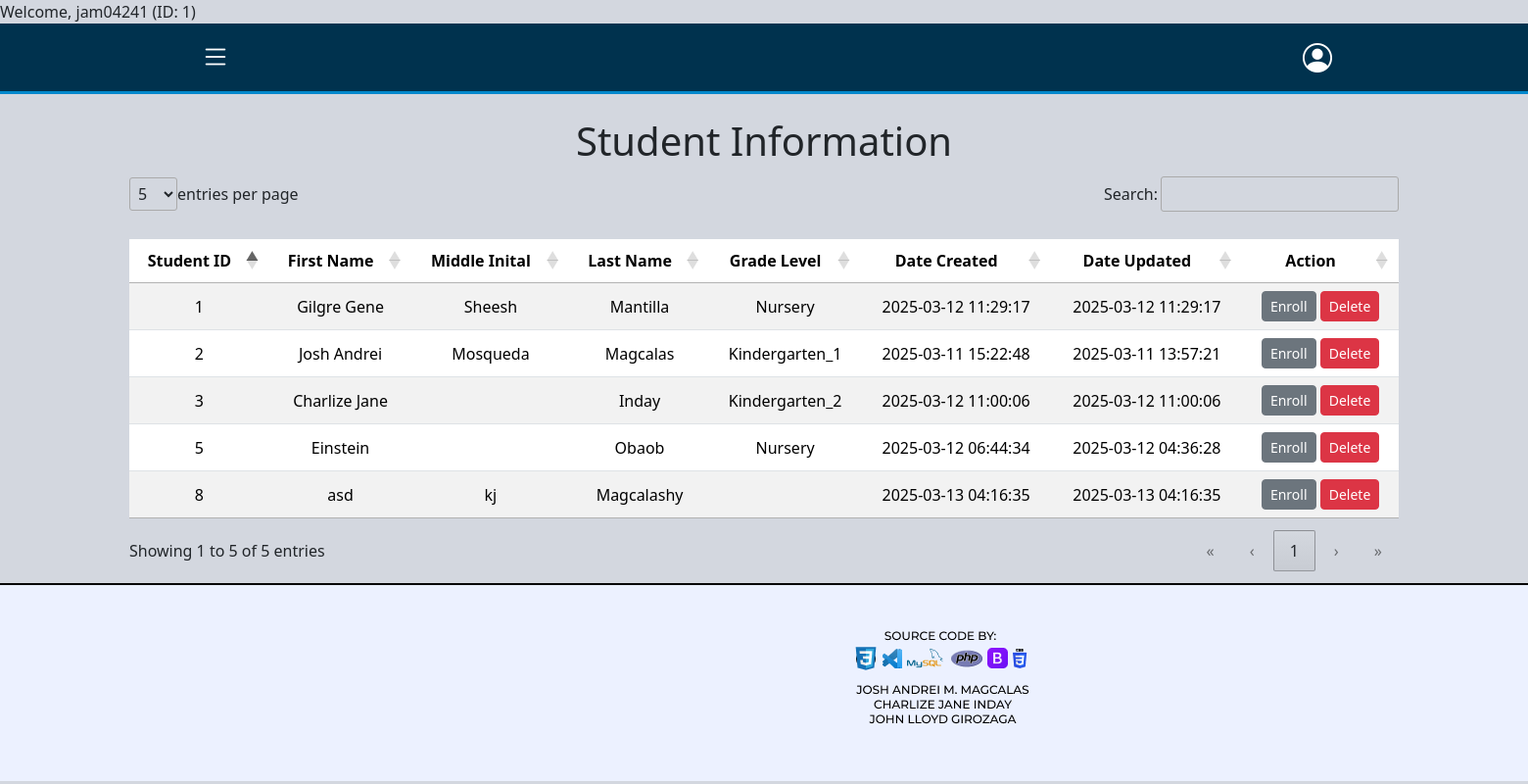
The app's page /website/student-enrollment.php (signed in) with its own data.
### tables this page shows
CREATE TABLE `tbl_student_info` (
  `student_id` int(11) NOT NULL,
  `enroll_category` enum('Nursery','Kindergarten_1','Kindergarten_2') DEFAULT NULL,
  `schoolyear` varchar(10) DEFAULT NULL,
  `last_name` varchar(50) NOT NULL,
  `first_name` varchar(100) NOT NULL,
  `middle_name` varchar(50) DEFAULT NULL,
  `street` text NOT NULL,
  `city` varchar(50) DEFAULT NULL,
  `zip_code` int(4) NOT NULL,
  `birthdate` date NOT NULL,
  `sex` enum('Male','Female') NOT NULL,
  `parent1` varchar(50) DEFAULT NULL,
  `parent1_contact` int(12) DEFAULT NULL,
  `parent2` varchar(50) DEFAULT NULL,
  `parent2_contact` int(12) DEFAULT NULL,
  `emergency_fullname` varchar(50) NOT NULL,
  `emergency_relationship` enum('mother','father','guardian','others') NOT NULL,
  `emergency_address` text NOT NULL,
  `emergency_contact_no` int(12) NOT NULL,
  `created_by` int(11) DEFAULT NULL,
  `date_created` timestamp NOT NULL DEFAULT current_timestamp(),
  `updated_by` int(11) DEFAULT NULL,
  `date_updated` timestamp NOT NULL DEFAULT current_timestamp(),
  `isactive` tinyint(1) NOT NULL
);

### website/student-enrollment.php (the view, shortened to what this page needs)
<?php
include "../database/dbconnect.php";
try {
    $sql = "	SELECT
                    student_id,
                    first_name,
                    middle_name,
                    last_name,
                    enroll_category,
                    date_created,
                    date_updated
                FROM
                    tbl_student_info
                WHERE
                    isactive = 1;";
    $result = $conn->query($sql);
} catch (Exception $e) {
    echo "Error: " . $e->getMessage();
}
?>
<!DOCTYPE html>
<html lang="en">
<head>
    <link rel="stylesheet" href="/bootstrap/css/bootstrap.css">
    <link rel="stylesheet" href="/DataTables/datatables.min.css">
    <link href="https://cdn.jsdelivr.net/npm/bootstrap@5.3.2/dist/css/bootstrap.min.css" rel="stylesheet">
    <link href="https://cdn.jsdelivr.net/npm/bootstrap-icons/font/bootstrap-icons.css" rel="stylesheet">
    <link rel="stylesheet" href="https://cdnjs.cloudflare.com/ajax/libs/font-awesome/6.7.2/css/all.min.css">
    <link rel="stylesheet" href="../DataTables/datatables.css">
    <link rel="stylesheet" href="https://cdn.datatables.net/1.13.6/css/jquery.dataTables.min.css">
</head>
<body>
    <?php include"../Layouts/navbar.php"?>
    <div class="container mt-4">
        <h1 class="text-center">Student Information</h1>
            <table id="student-information" class="table table-striped mt-3">
                <thead>
                    <tr>
                        <th>Student ID</th>
                        <th>First Name</th>
                        <th>Middle Inital</th>
                        <th>Last Name</th>
                        <th>Grade Level</th>
                        <th>Date Created</th>
                        <th>Date Updated</th>
                        <th>Action</th>
                    </tr>
                </thead>
                <tbody>
                    <?php if(isset($result) && $result->num_rows > 0): ?>
                        <?php while($row = $result->fetch_assoc()): ?>
                        <tr>
                            <td> <?=$row['student_id']?> </td>
                            <td> <?=$row['first_name']?> </td>
                            <td> <?=$row['middle_name']?> </td>
                            <td> <?=$row['last_name']?> </td>
                            <td> <?=$row['enroll_category']?> </td>
                            <td> <?=$row['date_created']?> </td>
                            <td> <?=$row['date_updated']?> </td>
                            <td>
                                <a class="btn btn-secondary btn-sm edit-btn" href="add-enrollment-form.php?student_id=<?= htmlspecialchars($row['student_id']); ?>">
                                    Enroll
                                </a>
                                <form action="../database/db_delete_student.php" method="POST" onsubmit="return confirm('Are you sure you want to delete this student?');" class="d-inline">
                                    <button type="submit" class="btn btn-danger btn-sm" >Delete</button>
                                </form>
                            </td>
                        </tr>
                        <?php endwhile; ?>
                    <?php else: ?>
                        <tr>
                            <td colspan="7" class="text-center">No students available</td>
                        </tr>
                    <?php endif; ?>
                </tbody>
            </table>
    </div>
    <div class="footer">
        <img src="../images/FOOTER.png" alt="Footer" class="footer-img">
    </div>
</body>
</html>

### DataTables/datatables.css (style rules this page uses)
:root { --dt-row-selected: 13, 110, 253; --dt-row-selected-text: 255, 255, 255; --dt-row-selected-link: 9, 10, 11; --dt-row-stripe: 0, 0, 0; --dt-row-hover: 0, 0, 0; --dt-column-ordering: 0, 0, 0; --dt-html-background: white; }
table.dataTable thead > tr > th.dt-orderable-asc, table.dataTable thead > tr > th.dt-orderable-desc, table.dataTable thead > tr > th.dt-ordering-asc, table.dataTable thead > tr > th.dt-ordering-desc, table.dataTable thead > tr > td.dt-orderable-asc, table.dataTable thead > tr > td.dt-orderable-desc, table.dataTable thead > tr > td.dt-ordering-asc, table.dataTable thead > tr > td.dt-ordering-desc { position: relative; padding-right: 30px; }
table.dataTable thead > tr > th.dt-orderable-asc, table.dataTable thead > tr > th.dt-orderable-desc, table.dataTable thead > tr > td.dt-orderable-asc, table.dataTable thead > tr > td.dt-orderable-desc { cursor: pointer; }
table.dataTable th, table.dataTable td { box-sizing: border-box; }
table.dataTable th.dt-type-numeric, table.dataTable th.dt-type-date, table.dataTable td.dt-type-numeric, table.dataTable td.dt-type-date { text-align: right; }
table.dataTable thead th, table.dataTable thead td, table.dataTable tfoot th, table.dataTable tfoot td { text-align: left; }
:root { --dt-row-hover-alpha: 0.035; --dt-row-stripe-alpha: 0.023; --dt-column-ordering-alpha: 0.019; --dt-row-selected-stripe-alpha: 0.923; --dt-row-selected-column-ordering-alpha: 0.919; }
table.dataTable { width: 100%; margin: 0 auto; border-spacing: 0; }
table.dataTable thead th, table.dataTable tfoot th { font-weight: bold; }
table.dataTable > thead > tr > th, table.dataTable > thead > tr > td { padding: 10px; border-bottom: 1px solid rgba(0, 0, 0, 0.3); }
table.dataTable > tbody > tr { background-color: transparent; }
table.dataTable > tbody > tr:first-child > * { border-top: none; }
table.dataTable > tbody > tr:last-child > * { border-bottom: none; }
table.dataTable > tbody > tr > th, table.dataTable > tbody > tr > td { padding: 8px 10px; }
div.dt-container div.dt-layout-full > *:only-child { margin-left: auto; margin-right: auto; }
div.dt-container.dt-empty-footer tbody > tr:last-child > * { border-bottom: 1px solid rgba(0, 0, 0, 0.3); }

### Layouts/navbar.php (style rules this page uses)
body { background-color: #d3d7df; margin: 0; padding: 0; }

### website/student-enrollment.php (style rules this page uses)
#student-information th, #student-missing-information th { text-align: center; }
#student-information td, #student-missing-information td { text-align: center; vertical-align: middle; }

### records on screen
tbl_student_info: student_id "1", first_name "Gilgre Gene", middle_name "Sheesh", last_name "Mantilla", enroll_category "Nursery", date_created "2025-03-12 11:29:17", date_updated "2025-03-12 11:29:17"
tbl_student_info: student_id "2", first_name "Josh Andrei", middle_name "Mosqueda", last_name "Magcalas", enroll_category "Kindergarten_1", date_created "2025-03-11 15:22:48", date_updated "2025-03-11 13:57:21"
tbl_student_info: student_id "3", first_name "Charlize Jane", last_name "Inday", enroll_category "Kindergarten_2", date_created "2025-03-12 11:00:06", date_updated "2025-03-12 11:00:06"
tbl_student_info: student_id "5", first_name "Einstein", last_name "Obaob", enroll_category "Nursery", date_created "2025-03-12 06:44:34", date_updated "2025-03-12 04:36:28"
tbl_student_info: student_id "8", first_name "asd", middle_name "kj", last_name "Magcalashy", date_created "2025-03-13 04:16:35", date_updated "2025-03-13 04:16:35"

### other values on screen
$_SESSION["username"] "jam04241"
$_SESSION["employee_id"] "1"
